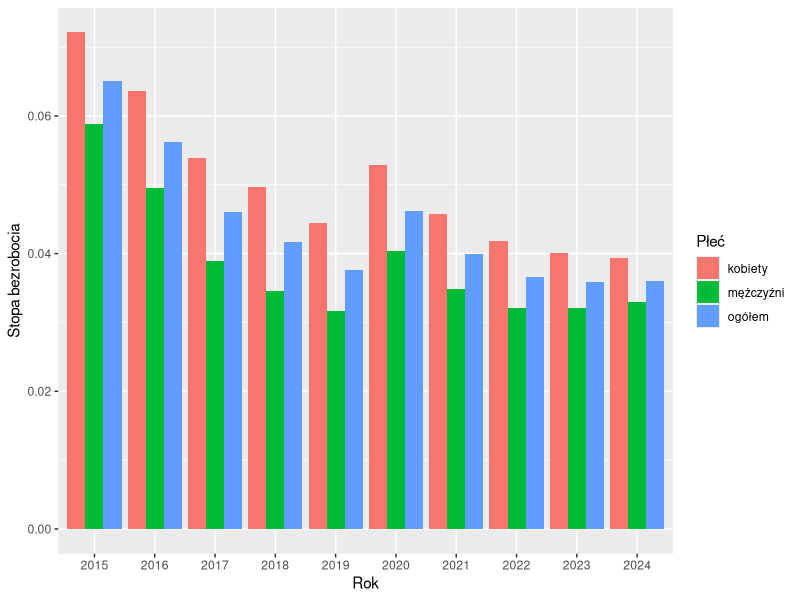
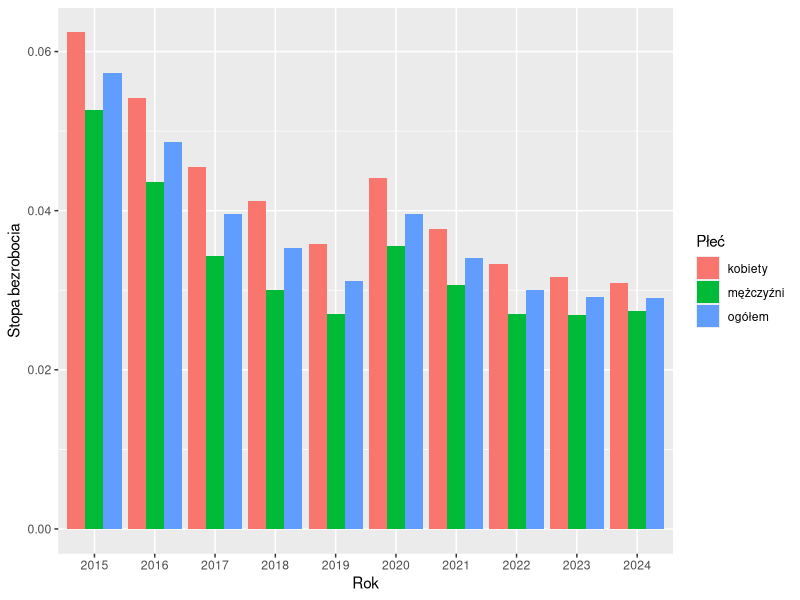
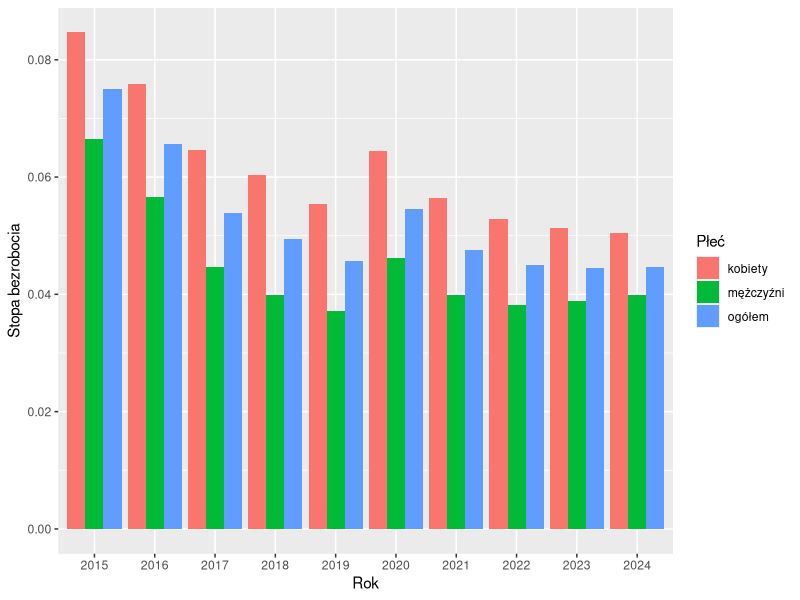
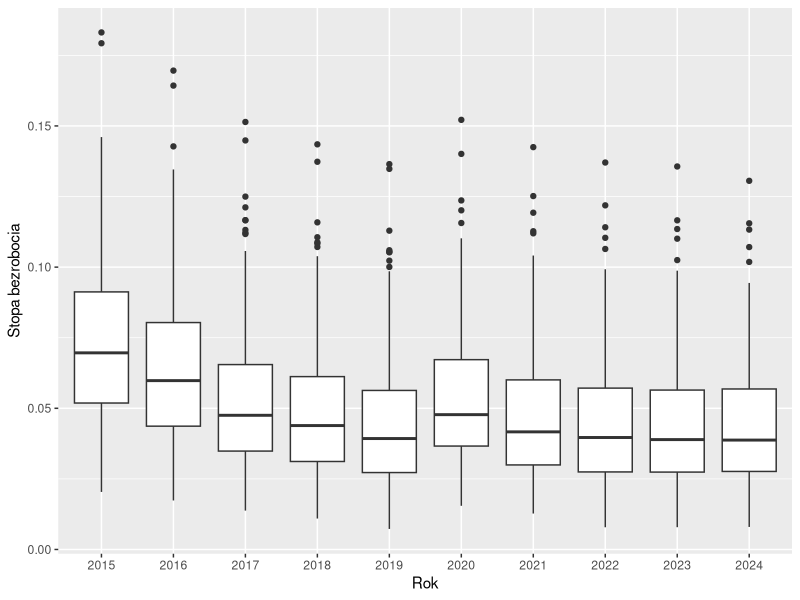
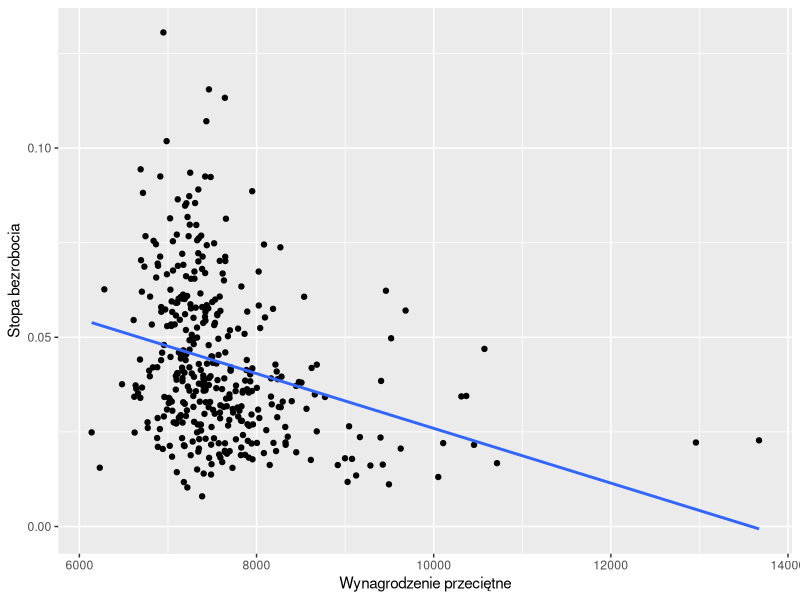
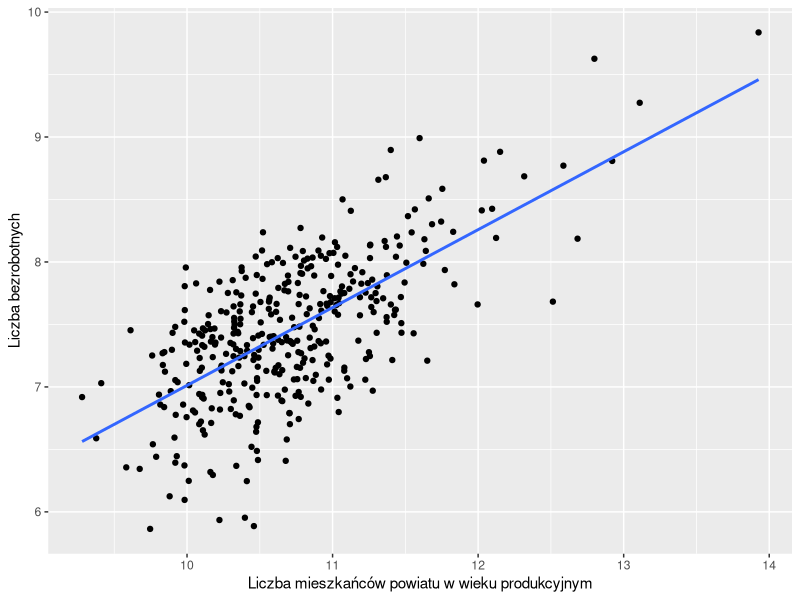

Write R code to recreate these figures, in order.
## ---- chunk 1
library(ggplot2)
library(dplyr)
library(tidyr)
library(knitr)
library(kableExtra)
## ---- chunk 2
data <- read.csv("sprawozdanie1_dane.csv")
## ---- chunk 3
data_mod <- data |> mutate(stopa_bezrobocia = Bezrobotni/Ludność_wiek_prod)
## ---- chunk 4
#| label: fig_1
#| fig-cap: "Krajowa stopa bezrobocia w latach 2015-2024"
data_mod |> group_by(Rok, Płeć) |> summarize(srednie_bezrobocie = sum(Bezrobotni)/sum(Ludność_wiek_prod)) |>
  ggplot(aes(x=factor(Rok), y=srednie_bezrobocie, fill=Płeć)) + 
  geom_bar(stat="identity", position = "dodge") +
  labs(y = "Stopa bezrobocia",
       x = "Rok")
## ---- chunk 5
#| label: fig_2
#| fig-cap: "Średnia stopa bezrobocia w powiatach z liczbą mieszkańców powyżej 100 tyś. w latach 2015-2024"

duze_powiaty <- data_mod |>
  filter(Płeć == "ogółem", Ludność >= 100000) |>
  distinct(Rok, Powiat)

data_mod |> semi_join(duze_powiaty, by = c("Rok", "Powiat")) |>
  group_by(Rok, Płeć) |> summarize(srednie_bezrobocie = sum(Bezrobotni)/sum(Ludność_wiek_prod)) |>
  ggplot(aes(x=factor(Rok), y=srednie_bezrobocie, fill=Płeć)) + 
  geom_bar(stat="identity", position = "dodge") +
  labs(y = "Stopa bezrobocia",
       x = "Rok")
## ---- chunk 6
#| label: fig_3
#| fig-cap: "Średnia stopa bezrobocia w powiatach z liczbą mieszkańców poniżej 100 tyś. w latach 2015-2024"
male_powiaty <- data_mod |>
  filter(Płeć == "ogółem", Ludność < 100000) |>
  distinct(Rok, Powiat)

data_mod |> semi_join(male_powiaty, by = c("Rok", "Powiat")) |>
  group_by(Rok, Płeć) |> summarize(srednie_bezrobocie = sum(Bezrobotni)/sum(Ludność_wiek_prod)) |>
  ggplot(aes(x=factor(Rok), y=srednie_bezrobocie, fill=Płeć)) + 
  geom_bar(stat="identity", position = "dodge") +
  labs(y = "Stopa bezrobocia",
       x = "Rok")
## ---- chunk 7
#| label: tbl_1

wyniki <- data.frame(
  Indeks_data_mod = integer(),
  Powiat = character(),
  Rok = integer(),
  stopa_kobiety = numeric(),
  stopa_mezczyzni = numeric()
)

powiaty <- unique(data_mod$Powiat)
lata <- unique(data_mod$Rok)

for (p in powiaty) {
  for (r in lata) {
    dane <- data_mod[
      data_mod$Powiat == p &
      data_mod$Rok == r &
      data_mod$Płeć %in% c("kobiety", "mężczyźni"),
    ]

    if (nrow(dane) == 2) {
      stopa_k <- dane$stopa_bezrobocia[dane$Płeć == "kobiety"]
      stopa_m <- dane$stopa_bezrobocia[dane$Płeć == "mężczyźni"]

      if (stopa_k <= stopa_m) {
        idx <- which(data_mod$Powiat == p &
                     data_mod$Rok == r &
                     data_mod$Płeć %in% c("kobiety", "mężczyźni"))

        wyniki <- rbind(
          wyniki,
          data.frame(
            Indeks_data_mod = paste(idx, collapse = ", "),
            Powiat = p,
            Rok = r,
            stopa_kobiety = stopa_k,
            stopa_mezczyzni = stopa_m
          )
        )
      }
    }
  }
}

tab_liczba_powiatow <- wyniki |>
  group_by(Rok) |>
  summarize(liczba_powiatow = n(), .groups = "drop") |>
  pivot_wider(names_from = Rok, values_from = liczba_powiatow)

knitr::kable(
  tab_liczba_powiatow,
  booktabs = FALSE,
  caption = "Liczba powiatów w każdym roku, w których stopa bezrobocia dla mężczyzn była większa niż dla kobiet"
)
## ---- chunk 8
#| label: tbl_2

powiaty_count <- wyniki |>
  group_by(Powiat) |>
  summarize(liczba_lat = n(), .groups = "drop") |>
  filter(liczba_lat == 10)

powiaty_mezczyzni_zawsze_wieksze <- powiaty_count$Powiat
powiaty_df <- data.frame(Powiaty = powiaty_mezczyzni_zawsze_wieksze)

knitr::kable(
  powiaty_df,
  booktabs = FALSE,
  caption = "Lista powiatów, w których wyższa stopa bezrobocia dla mężczyzn niż dla kobiet, utzymywała się przez cały rozpatrywany okres"
)
## ---- chunk 9
#| label: fig_4
#| fig-cap: "Rozkład stopy bezrobocia w powiatach w latach 2015-2024"
data_mod |> filter(Płeć == "ogółem") |>
  group_by(Rok) |> 
  ggplot(aes(x=factor(Rok), y=stopa_bezrobocia)) + geom_boxplot() + 
  labs(x = "Rok",
       y = "Stopa bezrobocia")
## ---- chunk 10
#| label: fig_5
#| fig-cap: "Zależność stopy bezrobocia od wynagrodzenia brutto w 2024 roku"
data_mod |> filter(Płeć == "ogółem", Rok == 2024) |>
  ggplot(aes(x=Wynagrodzenie_przeciętne, y=stopa_bezrobocia)) +
  geom_point() +
  geom_smooth(method="lm", se=FALSE) +
  labs(x = "Wynagrodzenie przeciętne",
       y = "Stopa bezrobocia")
## ---- chunk 11
#| label: tbl_3

tab <- data_mod |> filter(Płeć == "ogółem") |> group_by(Rok) |> summarize(r = round(cor(stopa_bezrobocia, Wynagrodzenie_przeciętne),2))

tab_t <- cbind(
  Rok = "r",
  t(tab$r)
)

colnames(tab_t) <- c("Rok", tab$Rok)

tab_t |>
  kable(
    caption = "Korelacja stopy bezrobocia z wynagrodzeniem przeciętnym brutto",
    digits = 2,
    align = "c"
  ) |>
  kable_styling(
    full_width = FALSE,
    bootstrap_options = c("striped", "hover")
  )
## ---- chunk 12
#| label: tbl_4

tabela <- data_mod |> filter(Płeć == "ogółem") |>
  group_by(Rok) |>
  summarize(
    Min = min(Ludność_wiek_prod),
    Q1 = quantile(Ludność_wiek_prod, 0.25),
    Mediana = quantile(Ludność_wiek_prod, 0.50),
    Q3 = quantile(Ludność_wiek_prod, 0.75),
    Max = max(Ludność_wiek_prod)
  )


tabela |>
  kable(
    caption = "Rozkład ludności w wieku produkcyjnym w powiatach",
    digits = 2,
    align = "c"
  ) |>
  kable_styling(
    full_width = FALSE,
    bootstrap_options = c("striped", "hover")
  )

## ---- chunk 13
#| label: fig_6
#| fig-cap: "Zależność liczby bezrobotnych od ludności w wieku produkcyjnym w 2024 r. (skala logarytmiczna)"
data_mod |> filter(Płeć == "ogółem", Rok == 2024) |>
  ggplot(aes(x=log(Ludność_wiek_prod), y=log(Bezrobotni))) +
  geom_point() +
  geom_smooth(method="lm", se=FALSE) +
  labs(x = "Liczba mieszkańców powiatu w wieku produkcyjnym",
       y = "Liczba bezrobotnych")
## ---- chunk 14

data_og_2024 <- data_mod |> filter(Płeć == "ogółem", Rok == 2024)
model <- lm(log(Bezrobotni) ~ log(Ludność_wiek_prod), data=data_og_2024)
## ---- chunk 15
#| label: tbl_5

tab <- data_mod |> filter(Płeć == "ogółem") |> group_by(Rok) |> summarize(r = round(cor(log(Bezrobotni), log(Ludność_wiek_prod)),2))

tab_t <- cbind(
  Rok = "r",
  t(tab$r)
)

colnames(tab_t) <- c("Rok", tab$Rok)

tab_t |>
  kable(
    caption = "Korelacja liczby osób bezrobotnych z ludnością w wieku produkcyjnym (skala logarytmiczna)",
    digits = 2,
    align = "c"
  ) |>
  kable_styling(
    full_width = FALSE,
    bootstrap_options = c("striped", "hover")
  )
